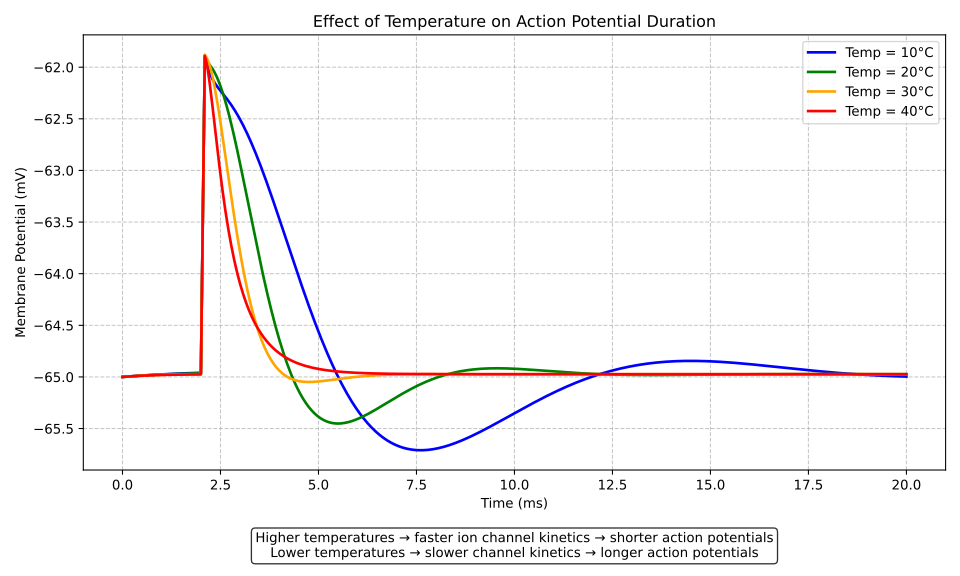

Write Python code to recreate this figure.
# how temperature affects action potentials
import matplotlib.pyplot as plt
import numpy as np
import os

from neuron import h

h.load_file("stdrun.hoc")

fig, ax = plt.subplots(figsize=(10, 6))

temperatures = [10, 20, 30, 40]
colors = ["blue", "green", "orange", "red"]

for i, (temp, color) in enumerate(zip(temperatures, colors)):
    soma = h.Section(name="soma")
    soma.L = 30  # μm
    soma.diam = 30
    soma.insert("hh")

    h.celsius = temp

    time = h.Vector().record(h._ref_t)
    voltage = h.Vector().record(soma(0.5)._ref_v)

    stim = h.IClamp(soma(0.5))
    # ms
    stim.delay = 2
    stim.dur = 0.1

    stim.amp = 0.9  # nA

    # ms
    h.tstop = 20
    h.dt = 0.025
    h.run()

    ax.plot(np.array(time), np.array(voltage), label=f"Temp = {temp}°C", color=color, linewidth=2)

ax.set_title("Effect of Temperature on Action Potential Duration")
ax.set_xlabel("Time (ms)")
ax.set_ylabel("Membrane Potential (mV)")
ax.legend()
ax.grid(True, linestyle="--", alpha=0.7)


ax.annotate(
    "Higher temperatures → faster ion channel kinetics → shorter action potentials\n"
    "Lower temperatures → slower channel kinetics → longer action potentials",
    xy=(0.5, -0.2),
    xycoords="axes fraction",
    ha="center",
    fontsize=10,
    bbox=dict(boxstyle="round", fc="white", alpha=0.8),
)

plt.tight_layout()
save_directory = "./lab_reports/lab_2/"
os.makedirs(save_directory, exist_ok=True)
plt.savefig(os.path.join(save_directory, "temperature_affects_ap.svg"))
plt.show()
